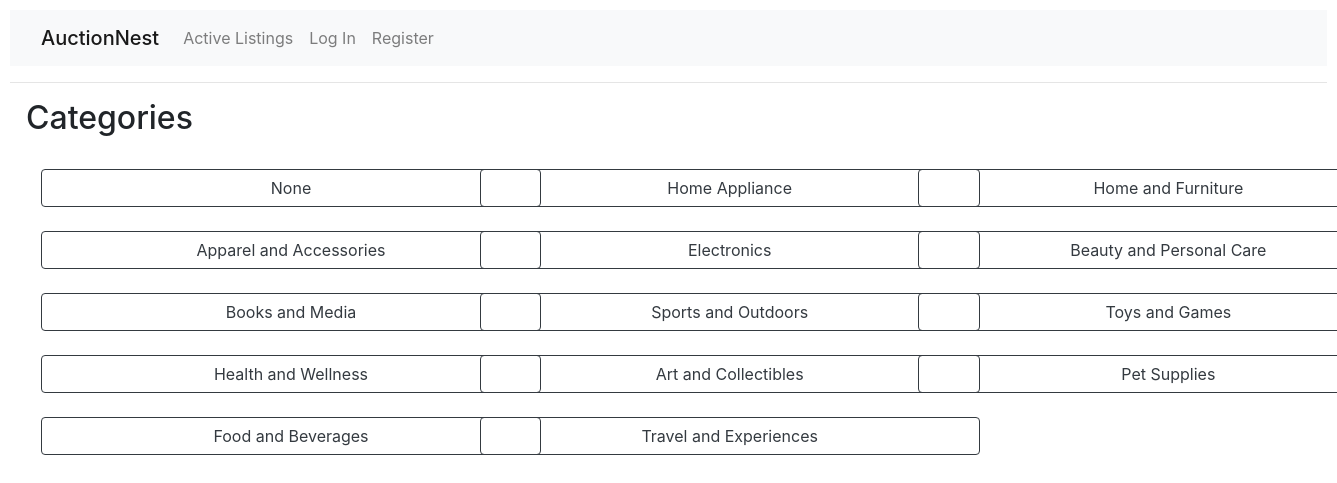
The page /categories on the database its author committed.
### auctions/models.py (models this page shows)
class Category(models.Model):
    name = models.CharField(max_length=64)
    def __str__(self):
        return f"{self.name}"

### auctions/views.py (the view)
# urls.py: path("categories", views.categories, name="categories"),
def categories(request):
    return render(request, "auctions/categories.html", {
        "categories": Category.objects.all()
    })

### auctions/templates/auctions/categories.html
{% extends "auctions/layout.html" %}
{% block body %}
    <h2 style="margin-left: 1rem">Categories</h2>
        <div class="row ml-3">
            {% for category in categories %}
                <div class="col-lg-4 mt-4">
                    <form action="{% url 'listings_category' category %}">
                        <button type="submit" class="btn btn-outline-dark" style="width: 500px">{{ category }}</button>
                    </form>
                </div>
                {% if forloop.counter|divisibleby:3 and not forloop.last %}
                    </div><div class="row ml-3">
                {% endif %}
            {% endfor %}
        </div>
{% endblock %}

### auctions/templates/auctions/layout.html (shortened to what this page needs)
{% load static %}
<!DOCTYPE html>
<html lang="en">
    <head>
        <link rel="stylesheet" href="https://stackpath.bootstrapcdn.com/bootstrap/4.4.1/css/bootstrap.min.css">
        <link rel="stylesheet" href="https://cdn.jsdelivr.net/npm/bootstrap-icons@1.11.3/font/bootstrap-icons.min.css">
        <link href="{% static 'auctions/styles.css' %}" rel="stylesheet">
    </head>
    <body>
        <nav class="navbar navbar-expand-lg navbar-light bg-light">
            <div class="container-fluid">
              <a class="navbar-brand mb-0 h1" href="{% url 'index' %}">AuctionNest</a>
              <div class="collapse navbar-collapse" id="navbarText">
                <ul class="navbar-nav ms-auto mb-2 mb-lg-0">
                  <li class="nav-item">
                    <a class="nav-link" aria-current="page" href="{% url 'index' %}">Active Listings</a>
                  </li>
                  {% if user.is_authenticated %}
                    <li class="nav-item">
                        <a class="nav-link" href="{% url 'categories' %}">Categories</a>
                    </li>
                    <li class="nav-item">
                        <a class="nav-link" href="{% url 'watchlist' %}">Watchlist</a>
                    </li>
                    <li class="nav-item">
                        <a class="nav-link" href="{% url 'create' %}">Create Listing</a>
                    </li>
                    <li class="nav-item">
                        <a class="nav-link" href="{% url 'logout' %}">Log Out</a>
                    </li>
                  {% else %}
                    <li class="nav-item">
                        <a class="nav-link" href="{% url 'login' %}">Log In</a>
                    </li>
                    <li class="nav-item">
                        <a class="nav-link" href="{% url 'register' %}">Register</a>
                    </li>
                  {% endif %}
                </ul>
              </div>
            </div>
          </nav>
        <hr>
        {% block body %}
        {% endblock %}
    </body>
</html>

### auctions/static/auctions/styles.css (style rules this page uses)
body { padding: 10px; }

### rows shown on the page
Category: name "None"
Category: name "Home Appliance"
Category: name "Home and Furniture"
Category: name "Apparel and Accessories"
Category: name "Electronics"
Category: name "Beauty and Personal Care"
Category: name "Books and Media"
Category: name "Sports and Outdoors"
Category: name "Toys and Games"
Category: name "Health and Wellness"
Category: name "Art and Collectibles"
Category: name "Pet Supplies"
Category: name "Food and Beverages"
Category: name "Travel and Experiences"
